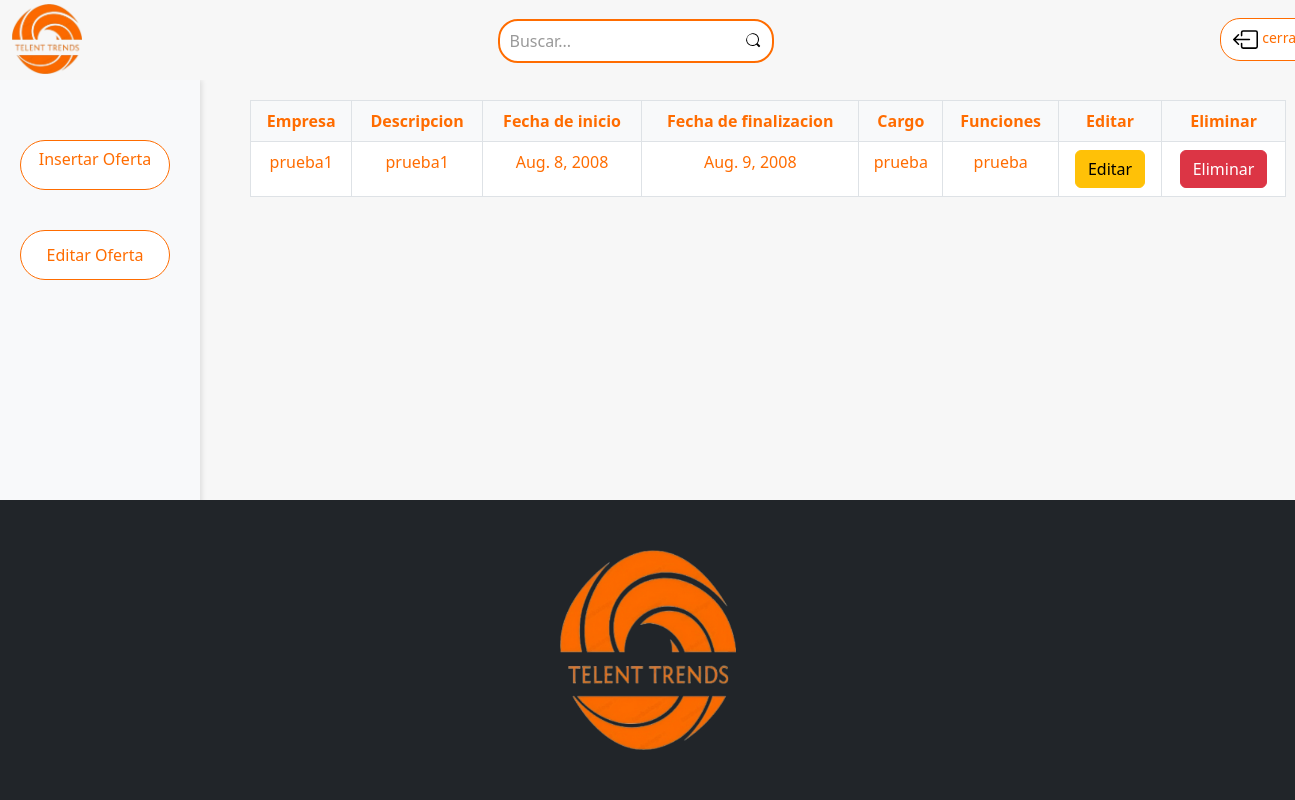
/experiencia/experiencia_list/, run on an earlier commit of the app's database.
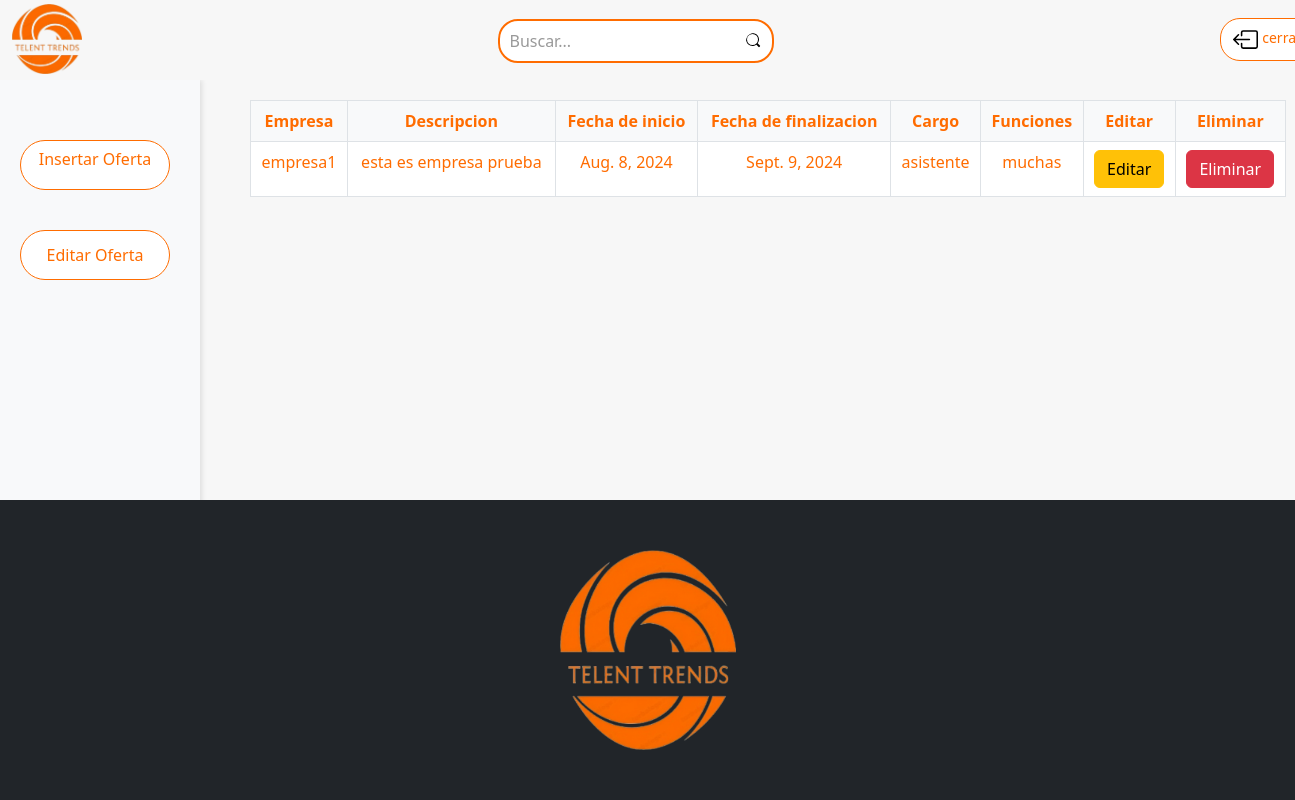
And on a later commit of the database.
### experiencia/models.py (models this page shows, shortened)
class Experiencia(models.Model):
    empresa=models.CharField(max_length=50)
    descripcion=models.CharField(max_length=250)
    fecha_inicio=models.DateField()
    fecha_fin=models.DateField()
    cargo=models.CharField(max_length=50)
    funciones=models.CharField(max_length=250)

### experiencia/views.py (the view)
# urls.py: path('experiencia_list/',views.Experiencialist,name="experiencialist"),
def Experiencialist(request):
    get_experiencia=Experiencia.objects.all()
    data={
        'get_experiencia':get_experiencia
    }
    return render(request,'listexperiencia.html',data)

### templates/listexperiencia.html (shortened to what this page needs)
{% load static %}
<!DOCTYPE html>
<html lang="en">
<head>
    <link href="https://cdn.jsdelivr.net/npm/bootstrap@5.3.2/dist/css/bootstrap.min.css" rel="stylesheet"
>
    <link href="{%static 'css/login_usuario.css'%}" rel="stylesheet">
</head>
{% block main %}
<body>
    <header class="header2">
        <div class="container-fluid"id="logbaring">
            <div class="row align-items-center">
                <div class="row">
                    <div class="col-3">
                        <img src="{%static 'img/Logo.png'%}" alt="Logoiama" class="logonav">
                    </div>
                    <div class="col-6">
                        <form action="/buscar" method="get" class="search-form">
                            <div class="search-container">
                              <input type="text" placeholder="Buscar..." name="busqueda" class="search-input">
                              <button type="submit" class="search-button">
                                <img src="{%static 'img/search.svg'%}" alt="Buscar" class="search-icon">
                              </button>
                            </div>
                        </form>
                    </div>
                    <div class="col-2">
                        <a href="{%url 'index'%}" class="btn btn-outline-secondary btn-rounded btn-sm">
                            <img src="{%static 'img/box-arrow-left.svg'%}" alt="Ingresar" class="logo_cerrar_seccion">cerrar sesión
                        </a>
                    </div>
                </div>
            </div>
        </div>
    </header>
    <section>
        <div class="options-panel">
            <a href="{%url "index_formulario_experiencia"%}" class="btn btn-primary btn-block">Insertar Oferta</a>
            <button class="btn btn-primary btn-block">Editar Oferta</button>
        </div>
        <div class="table-container">
            <table class="table">
                <thead>
                    <tr>
                        <th scope="col">Empresa</th>
                        <th scope="col">Descripcion</th>
                        <th scope="col">Fecha de inicio</th>
                        <th scope="col">Fecha de finalizacion</th>
                        <th scope="col">Cargo</th>
                        <th scope="col">Funciones</th>
                        <th scope="col">Editar</th>
                        <th scope="col">Eliminar</th>
                    </tr>
                </thead>
                <tbody>
                      {% for usr in get_experiencia%}
                    <tr>
                      <td>{{usr.empresa}}</td>
                      <td>{{usr.descripcion}}</td>
                      <td>{{usr.fecha_inicio}}</td>
                      <td>{{usr.fecha_fin}}</td>
                      <td>{{usr.cargo}}</td>
                      <td>{{usr.funciones}}</td>
                      <td><a  class="btn btn-warning" href={% url "editar_experiencia" usr.id %}>Editar</a></td>
                      <td><a  class="btn btn-danger" href={% url "eliminar_experiencia" usr.id %}>Eliminar</a></td>
                    </tr>
                    {%endfor%}
                  </tbody>
            </table>
        </div>
    </section>
    <footer class="bg-dark text-white text-center py-3">
        <div class="container-fluid align-items-center">
            <div class="row align-items-center">
                <img src="{%static 'img/Logo.png'%}" alt="Imagen de inicio" class="imagen_footer">
            </div>
        </div>
    </footer>
</body>
{% endblock %}
</html>

### TalentTrend/static/css/login_usuario.css (style rules this page uses)
body { background-color: rgb(247, 247, 247); }
.header2 { width: 100%; position: sticky; top: 0px; z-index: 9999; }
#logbaring { background-color: rgb(247, 247, 247); width: 100%; padding: 10px, 0px; height: 80px; }
.logonav { position: relative; width: 70px; height: 70px; top: 4px; }
.search-form { display: flex; max-width: 300px; margin: 0 auto; }
.search-container { margin: 12px; position: relative; top: 7px; }
.search-input { padding: 8px 40px 8px 10px; border: 2px solid #ff6c00; border-radius: 20px; width: 100%; color: #000; }
.search-input::placeholder { color: #999; }
.search-button { position: absolute; right: 0; top: 0; bottom: 0; background: none; border: none; cursor: pointer; }
.search-icon { width: 20px; height: 20px; border: 2px solid transparent; border-radius: 50%; transition: all 0.3s; position: absolute; right: 10px; top: 50%; transform: translateY(-50%); }
.btn-outline-secondary { background-color: #ffffff; border-color: #FF6C00 !important; color: #FF6C00; border-radius: 20px !important; position: relative; overflow: hidden; top: 13px; margin: 5px; left: 250px; }
.logo_cerrar_seccion { width: 25px; ; height: 25px; ; margin: 4px; }
.options-panel { position: fixed; top: 80px; left: 0; width: 200px; height: 70%; background-color: #f8f9fa; padding: 20px; box-shadow: 2px 0px 5px rgba(0, 0, 0, 0.1); }
.options-panel button { margin-bottom: 10px; }
.btn-primary { background-color: #ffffff; border-color: #FF6C00 !important; color: #FF6C00; font-size: 16px; border-radius: 30px !important; position: relative; overflow: hidden; top: 20px; height: 50px; width: 150px; margin-top: 20px; margin-bottom: 20px !important; }
.table-container { margin-top: 20px; }
.table { position: relative; width: 80%; border-collapse: collapse; margin-bottom: 20px; left: 250px; }
.table th, .table td { border: 1px solid #dee2e6; padding: 8px; text-align: center; color: #FF6C00; }
.table th { background-color: #f8f9fa; }
footer { position: fixed; bottom: 0; width: 100%; background-color: #f8f8f8; height: 300px; display: flex; justify-content: center; align-items: center; }
footer .container-fluid { display: flex; justify-content: center; align-items: center; height: 100%; }
.imagen_footer { width: 200px; height: 200px; display: flex; justify-content: center; align-items: center; }

What changed in the data, as far as the page shows it:
removed Experiencia: empresa "prueba1", descripcion "prueba1", fecha_inicio "Aug. 8, 2008", fecha_fin "Aug. 9, 2008", cargo "prueba", funciones "prueba"
added Experiencia: empresa "empresa1", descripcion "esta es empresa prueba", fecha_inicio "Aug. 8, 2024", fecha_fin "Sept. 9, 2024", cargo "asistente", funciones "muchas"
